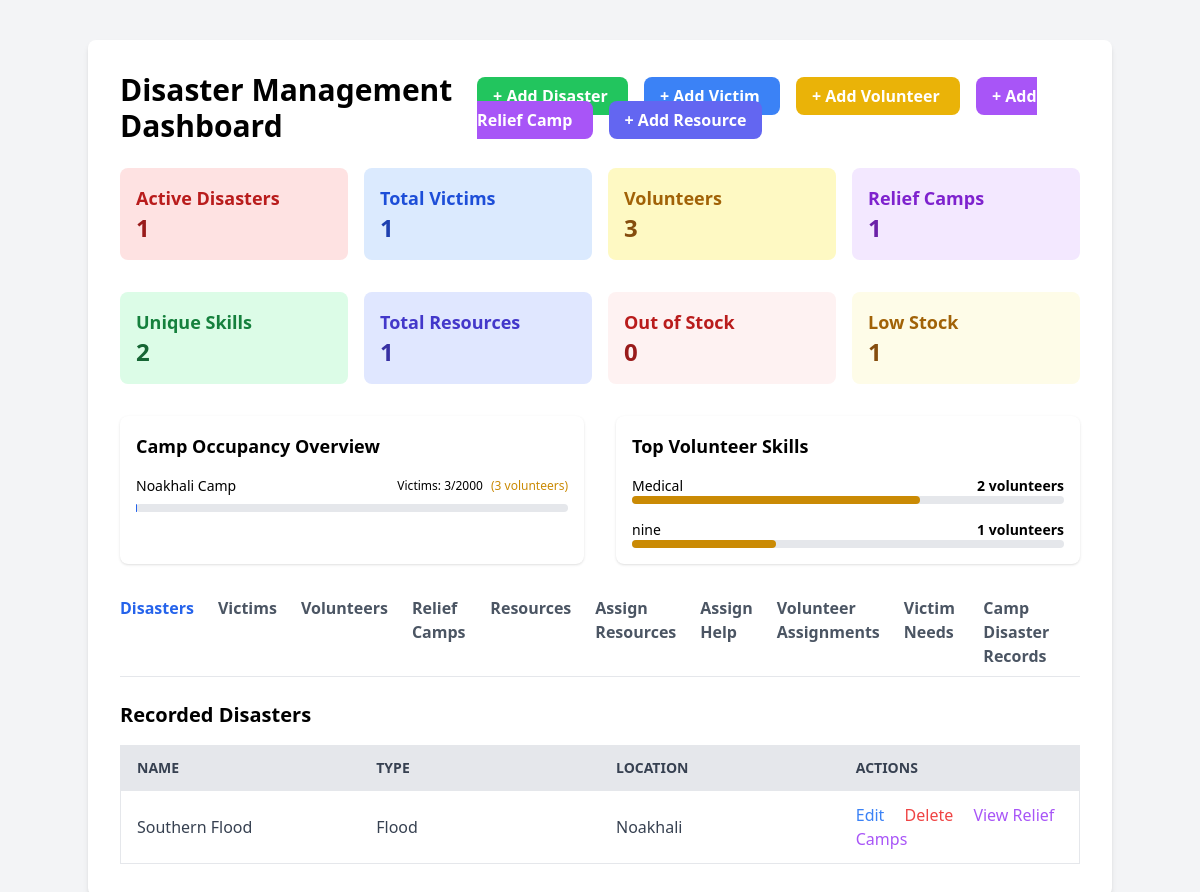
The page / on the database its author committed.
### tables this page shows
CREATE TABLE `relief_camp` (
  `id` int(11) NOT NULL,
  `name` varchar(255) NOT NULL,
  `capacity` int(11) DEFAULT NULL,
  `disaster_id` int(11) DEFAULT NULL
);

CREATE TABLE `disaster` (
  `id` int(11) NOT NULL,
  `name` varchar(255) NOT NULL,
  `type` varchar(100) DEFAULT NULL,
  `location` varchar(255) DEFAULT NULL
);

### public/index.php (the view, shortened to what this page needs)
<?php
require_once '../includes/db_connect.php';
$sql = "SELECT id, name, type, location FROM Disaster ORDER BY id DESC";
$result = $conn->query($sql);
$stats_sql = "SELECT
    (SELECT COUNT(*) FROM Relief_Camp) as camp_count,
    (SELECT COUNT(*) FROM Volunteer) as volunteer_count,
    (SELECT COUNT(*) FROM victim) as victim_count,
    (SELECT COUNT(DISTINCT skill) FROM Volunteer) as unique_skills,
    (SELECT COUNT(*) FROM Disaster) as disaster_count,
    (SELECT COUNT(*) FROM Resource) as resource_count,
    (SELECT COUNT(*) FROM Resource WHERE quantity = 0) as out_of_stock,
    (SELECT COUNT(*) FROM Resource WHERE quantity < 10 AND quantity > 0) as low_stock";
$stats_result = $conn->query($stats_sql);
$stats = $stats_result->fetch_assoc();
$occupancy_sql = "SELECT
    rc.id,
    rc.name,
    rc.capacity,
    COUNT(v.id) as victim_count,
    COUNT(vol.id) as volunteer_count
FROM Relief_Camp rc
LEFT JOIN victim v ON rc.id = v.camp_id
LEFT JOIN Volunteer vol ON rc.id = vol.camp_id
GROUP BY rc.id
ORDER BY (COUNT(v.id)/rc.capacity) DESC
LIMIT 5";
$occupancy_result = $conn->query($occupancy_sql);
$skills_sql = "SELECT
    skill,
    COUNT(*) as count
FROM Volunteer
GROUP BY skill
ORDER BY count DESC
LIMIT 5";
$skills_result = $conn->query($skills_sql);
?>
<!DOCTYPE html>
<html lang="en">
<head>
    <script src="https://cdn.tailwindcss.com"></script>
</head>
<body class="bg-gray-100">
    <div class="container mx-auto mt-10 p-8 bg-white rounded-lg shadow-md">
        <div class="flex justify-between items-center mb-6">
            <h1 class="text-3xl font-bold">
                Disaster Management Dashboard
            </h1>
            <div class="space-x-4">
                <a href="add_disaster.php"
                   class="bg-green-500 text-white font-bold py-2 px-4 rounded-lg hover:bg-green-600">
                   + Add Disaster
                </a>
                <a href="add_victim.php"
                   class="bg-blue-500 text-white font-bold py-2 px-4 rounded-lg hover:bg-blue-600">
                   + Add Victim
                </a>
                <a href="add_volunteer.php"
                   class="bg-yellow-500 text-white font-bold py-2 px-4 rounded-lg hover:bg-yellow-600">
                   + Add Volunteer
                </a>
                <a href="add_relief_camp.php"
                   class="bg-purple-500 text-white font-bold py-2 px-4 rounded-lg hover:bg-purple-600">
                   + Add Relief Camp
                </a>
                <a href="add_resource.php"
                   class="bg-indigo-500 text-white font-bold py-2 px-4 rounded-lg hover:bg-indigo-600">
                   + Add Resource
                </a>
            </div>
        </div>
        <div class="grid grid-cols-4 gap-4 mb-8">
            <div class="bg-red-100 p-4 rounded-lg">
                <h3 class="text-lg font-semibold text-red-700">Active Disasters</h3>
                <p class="text-2xl font-bold text-red-800"><?php echo $stats['disaster_count']; ?></p>
            </div>
            <div class="bg-blue-100 p-4 rounded-lg">
                <h3 class="text-lg font-semibold text-blue-700">Total Victims</h3>
                <p class="text-2xl font-bold text-blue-800"><?php echo $stats['victim_count']; ?></p>
            </div>
            <div class="bg-yellow-100 p-4 rounded-lg">
                <h3 class="text-lg font-semibold text-yellow-700">Volunteers</h3>
                <p class="text-2xl font-bold text-yellow-800"><?php echo $stats['volunteer_count']; ?></p>
            </div>
            <div class="bg-purple-100 p-4 rounded-lg">
                <h3 class="text-lg font-semibold text-purple-700">Relief Camps</h3>
                <p class="text-2xl font-bold text-purple-800"><?php echo $stats['camp_count']; ?></p>
            </div>
        </div>
        <div class="grid grid-cols-4 gap-4 mb-8">
            <div class="bg-green-100 p-4 rounded-lg">
                <h3 class="text-lg font-semibold text-green-700">Unique Skills</h3>
                <p class="text-2xl font-bold text-green-800"><?php echo $stats['unique_skills']; ?></p>
            </div>
            <div class="bg-indigo-100 p-4 rounded-lg">
                <h3 class="text-lg font-semibold text-indigo-700">Total Resources</h3>
                <p class="text-2xl font-bold text-indigo-800"><?php echo $stats['resource_count']; ?></p>
            </div>
            <div class="bg-red-50 p-4 rounded-lg">
                <h3 class="text-lg font-semibold text-red-700">Out of Stock</h3>
                <p class="text-2xl font-bold text-red-800"><?php echo $stats['out_of_stock']; ?></p>
            </div>
            <div class="bg-yellow-50 p-4 rounded-lg">
                <h3 class="text-lg font-semibold text-yellow-700">Low Stock</h3>
                <p class="text-2xl font-bold text-yellow-800"><?php echo $stats['low_stock']; ?></p>
            </div>
        </div>
        <div class="grid grid-cols-2 gap-8 mb-8">
            <div class="bg-white p-4 rounded-lg shadow">
                <h3 class="text-lg font-semibold mb-4">Camp Occupancy Overview</h3>
                <div class="space-y-2">
                    <?php while($camp = $occupancy_result->fetch_assoc()): ?>
                        <div class="flex items-center justify-between">
                            <span class="text-sm"><?php echo htmlspecialchars($camp['name']); ?></span>
                            <div class="flex items-center space-x-2">
                                <span class="text-xs">
                                    Victims: <?php echo $camp['victim_count']; ?>/<?php echo $camp['capacity']; ?>
                                </span>
                                <span class="text-xs text-yellow-600">
                                    (<?php echo $camp['volunteer_count']; ?> volunteers)
                                </span>
                            </div>
                        </div>
                        <div class="w-full bg-gray-200 rounded-full h-2">
                        </div>
                    <?php endwhile; ?>
                </div>
            </div>
            <div class="bg-white p-4 rounded-lg shadow">
                <h3 class="text-lg font-semibold mb-4">Top Volunteer Skills</h3>
                <div class="space-y-4">
                    <?php while($skill = $skills_result->fetch_assoc()): ?>
                        <div>
                            <div class="flex justify-between text-sm">
                                <span><?php echo htmlspecialchars($skill['skill']); ?></span>
                                <span class="font-semibold"><?php echo $skill['count']; ?> volunteers</span>
                            </div>
                            <div class="w-full bg-gray-200 rounded-full h-2">
                                <div class="bg-yellow-600 h-2 rounded-full"
                                     style="width: <?php echo ($skill['count']/$stats['volunteer_count']*100); ?>%">
                                </div>
                            </div>
                        </div>
                    <?php endwhile; ?>
                </div>
            </div>
        </div>
        <div class="mb-6 flex space-x-6 border-b pb-2">
            <a href="index.php" class="font-semibold text-blue-600">Disasters</a>
            <a href="victims.php" class="font-semibold text-gray-600 hover:text-blue-600">Victims</a>
            <a href="volunteers.php" class="font-semibold text-gray-600 hover:text-blue-600">Volunteers</a>
            <a href="relief_camps.php" class="font-semibold text-gray-600 hover:text-blue-600">Relief Camps</a>
            <a href="resources.php" class="font-semibold text-gray-600 hover:text-blue-600">Resources</a>
            <a href="assign_resource.php" class="font-semibold text-gray-600 hover:text-blue-600">Assign Resources</a>
            <a href="assign_help.php" class="font-semibold text-gray-600 hover:text-blue-600">Assign Help</a>
            <a href="assign_volunteering.php" class="font-semibold text-gray-600 hover:text-blue-600">Volunteer Assignments</a>
            <a href="manage_victim_needs.php" class="font-semibold text-gray-600 hover:text-blue-600">Victim Needs</a>
            <a href="manage_camp_disasters.php" class="font-semibold text-gray-600 hover:text-blue-600">Camp Disaster Records</a>
        </div>
        <h2 class="text-xl font-bold mb-4">Recorded Disasters</h2>
        <table class="min-w-full bg-white border">
            <thead>
                <tr class="bg-gray-200 text-gray-700">
                    <th class="w-1/4 text-left py-3 px-4 uppercase font-semibold text-sm">Name</th>
                    <th class="w-1/4 text-left py-3 px-4 uppercase font-semibold text-sm">Type</th>
                    <th class="w-1/4 text-left py-3 px-4 uppercase font-semibold text-sm">Location</th>
                    <th class="text-left py-3 px-4 uppercase font-semibold text-sm">Actions</th>
                </tr>
            </thead>
            <tbody class="text-gray-700">
                <?php if ($result->num_rows > 0): ?>
                    <?php while($row = $result->fetch_assoc()): ?>
                        <tr class="border-t">
                            <td class="py-3 px-4"><?php echo htmlspecialchars($row['name']); ?></td>
                            <td class="py-3 px-4"><?php echo htmlspecialchars($row['type']); ?></td>
                            <td class="py-3 px-4"><?php echo htmlspecialchars($row['location']); ?></td>
                            <td class="py-3 px-4">
                                <a href="edit_disaster.php?id=<?php echo $row['id']; ?>"
                                   class="text-blue-500 hover:text-blue-700">Edit</a>
                                <a href="delete_disaster.php?id=<?php echo $row['id']; ?>"
                                   class="text-red-500 hover:text-red-700 ml-4"
                                   onclick="return confirm('Are you sure you want to delete this disaster?');">
                                   Delete
                                </a>
                                <a href="relief_camps.php?disaster_id=<?php echo $row['id']; ?>"
                                   class="text-purple-500 hover:text-purple-700 ml-4">
                                   View Relief Camps
                                </a>
                            </td>
                        </tr>
                    <?php endwhile; ?>
                <?php else: ?>
                    <tr>
                        <td colspan="4" class="text-center py-4">No disasters recorded yet</td>
                    </tr>
                <?php endif; ?>
            </tbody>
        </table>
    </div>
</body>
</html>

### rows shown on the page
relief_camp: name "Noakhali Camp", victim_count "3", capacity "2000", volunteer_count "3"
disaster: name "Southern Flood", type "Flood", location "Noakhali"

### other values the page prints
$stats['disaster_count'] "1"
$stats['victim_count'] "1"
$stats['volunteer_count'] "3"
$stats['camp_count'] "1"
$stats['unique_skills'] "2"
$stats['resource_count'] "1"
$stats['out_of_stock'] "0"
$stats['low_stock'] "1"
$skill['skill'] "Medical"
$skill['count'] "2"
$skill['skill'] "nine"
$skill['count'] "1"
